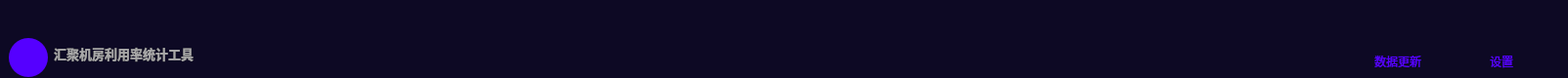
     <widget class="QFrame" name="topBar">
      <property name="minimumSize">
       <size>
        <width>0</width>
        <height>80</height>
       </size>
      </property>
      <property name="maximumSize">
       <size>
        <width>16777215</width>
        <height>80</height>
       </size>
      </property>
      <property name="styleSheet">
       <string notr="true">QFrame {
	background-color: rgb(13, 9, 36);
	border-radius: 5px 0px 0px 5px;
}</string>
      </property>
      <property name="frameShape">
       <enum>QFrame::NoFrame</enum>
      </property>
      <property name="frameShadow">
       <enum>QFrame::Raised</enum>
      </property>
      <layout class="QVBoxLayout" name="verticalLayout_5" stretch="0,0">
       <property name="spacing">
        <number>0</number>
       </property>
       <property name="leftMargin">
        <number>0</number>
       </property>
       <property name="topMargin">
        <number>0</number>
       </property>
       <property name="rightMargin">
        <number>0</number>
       </property>
       <property name="bottomMargin">
        <number>0</number>
       </property>
       <item>
        <widget class="QFrame" name="titleBar">
         <property name="maximumSize">
          <size>
           <width>16777215</width>
           <height>30</height>
          </size>
         </property>
         <property name="styleSheet">
          <string notr="true">background-color: rgb(13, 9, 36);</string>
         </property>
         <property name="frameShape">
          <enum>QFrame::NoFrame</enum>
         </property>
         <property name="frameShadow">
          <enum>QFrame::Raised</enum>
         </property>
         <layout class="QHBoxLayout" name="horizontalLayout_7">
          <property name="spacing">
           <number>0</number>
          </property>
          <property name="leftMargin">
           <number>0</number>
          </property>
          <property name="topMargin">
           <number>0</number>
          </property>
          <property name="rightMargin">
           <number>0</number>
          </property>
          <property name="bottomMargin">
           <number>0</number>
          </property>
          <item>
           <spacer name="horizontalSpacer_3">
            <property name="orientation">
             <enum>Qt::Horizontal</enum>
            </property>
            <property name="sizeHint" stdset="0">
             <size>
              <width>1504</width>
              <height>20</height>
             </size>
            </property>
           </spacer>
          </item>
          <item>
           <widget class="QFrame" name="actionButtonsBar">
            <property name="minimumSize">
             <size>
              <width>100</width>
              <height>0</height>
             </size>
            </property>
            <property name="maximumSize">
             <size>
              <width>100</width>
              <height>16777215</height>
             </size>
            </property>
            <property name="styleSheet">
             <string notr="true"/>
            </property>
            <property name="frameShape">
             <enum>QFrame::StyledPanel</enum>
            </property>
            <property name="frameShadow">
             <enum>QFrame::Raised</enum>
            </property>
            <layout class="QHBoxLayout" name="horizontalLayout_8">
             <property name="spacing">
              <number>0</number>
             </property>
             <property name="leftMargin">
              <number>0</number>
             </property>
             <property name="topMargin">
              <number>0</number>
             </property>
             <property name="rightMargin">
              <number>0</number>
             </property>
             <property name="bottomMargin">
              <number>0</number>
             </property>
             <item>
              <widget class="QPushButton" name="min_bt">
               <property name="minimumSize">
                <size>
                 <width>30</width>
                 <height>30</height>
                </size>
               </property>
               <property name="maximumSize">
                <size>
                 <width>30</width>
                 <height>30</height>
                </size>
               </property>
               <property name="styleSheet">
                <string notr="true">QPushButton {
	border: none;
	background-color: rgb(13, 9, 36);
	border-radius: 15;
}

QPushButton:hover {
	background-color: rgb(124, 124, 124);
}

QPushButton:pressed {
	background-color: rgb(0, 0, 0);
}</string>
               </property>
               <property name="text">
                <string/>
               </property>
               <property name="icon">
                <iconset resource="resources/resources.qrc">
                 <normaloff>:/icons/icons/minus.svg</normaloff>:/icons/icons/minus.svg</iconset>
               </property>
               <property name="iconSize">
                <size>
                 <width>17</width>
                 <height>17</height>
                </size>
               </property>
              </widget>
             </item>
             <item>
              <widget class="QPushButton" name="max_bt">
               <property name="minimumSize">
                <size>
                 <width>30</width>
                 <height>30</height>
                </size>
               </property>
               <property name="maximumSize">
                <size>
                 <width>30</width>
                 <height>30</height>
                </size>
               </property>
               <property name="styleSheet">
                <string notr="true">QPushButton {
	border: none;
	background-color: rgb(13, 9, 36);
	border-radius: 15;
}

QPushButton:hover {
	background-color: rgb(124, 124, 124);
}

QPushButton:pressed {
	background-color: rgb(0, 0, 0);
}</string>
               </property>
               <property name="text">
                <string/>
               </property>
               <property name="icon">
                <iconset resource="resources/resources.qrc">
                 <normaloff>:/icons/icons/maximize.svg</normaloff>:/icons/icons/maximize.svg</iconset>
               </property>
               <property name="iconSize">
                <size>
                 <width>17</width>
                 <height>17</height>
                </size>
               </property>
              </widget>
             </item>
             <item>
              <widget class="QPushButton" name="close_bt">
               <property name="minimumSize">
                <size>
                 <width>30</width>
                 <height>30</height>
                </size>
               </property>
               <property name="maximumSize">
                <size>
                 <width>30</width>
                 <height>30</height>
                </size>
               </property>
               <property name="styleSheet">
                <string notr="true">QPushButton {
	border: none;
	background-color: rgb(13, 9, 36);
	border-radius: 15;
}

QPushButton:hover {
	background-color: rgb(124, 124, 124);
}

QPushButton:pressed {
	background-color: rgb(255, 0, 0) ;
}</string>
               </property>
               <property name="text">
                <string/>
               </property>
               <property name="icon">
                <iconset resource="resources/resources.qrc">
                 <normaloff>:/icons/icons/close.svg</normaloff>:/icons/icons/close.svg</iconset>
               </property>
               <property name="iconSize">
                <size>
                 <width>17</width>
                 <height>17</height>
                </size>
               </property>
              </widget>
             </item>
            </layout>
           </widget>
          </item>
         </layout>
        </widget>
       </item>
       <item>
        <widget class="QFrame" name="actionBar">
         <property name="styleSheet">
          <string notr="true">QFrame {
	background-color: rgb(13, 9, 36);
}

QSpacer {
	background-color: rgb(13, 9, 36);
}</string>
         </property>
         <property name="frameShape">
          <enum>QFrame::NoFrame</enum>
         </property>
         <property name="frameShadow">
          <enum>QFrame::Raised</enum>
         </property>
         <layout class="QHBoxLayout" name="horizontalLayout_2" stretch="0,0,0,0">
          <item>
           <widget class="QFrame" name="frame_5">
            <property name="minimumSize">
             <size>
              <width>40</width>
              <height>40</height>
             </size>
            </property>
            <property name="maximumSize">
             <size>
              <width>40</width>
              <height>40</height>
             </size>
            </property>
            <property name="styleSheet">
             <string notr="true">background-color: rgb(85, 0, 255);
border-radius: 20;
image: url(:/icons/icons/building.svg);
padding: 3px;</string>
            </property>
            <property name="frameShape">
             <enum>QFrame::NoFrame</enum>
            </property>
            <property name="frameShadow">
             <enum>QFrame::Raised</enum>
            </property>
           </widget>
          </item>
          <item>
           <widget class="QLabel" name="label_4">
            <property name="font">
             <font>
              <pointsize>10</pointsize>
              <bold>true</bold>
             </font>
            </property>
            <property name="styleSheet">
             <string notr="true">color: rgb(168, 168, 168);</string>
            </property>
            <property name="text">
             <string>汇聚机房利用率统计工具</string>
            </property>
           </widget>
          </item>
          <item>
           <spacer name="horizontalSpacer">
            <property name="orientation">
             <enum>Qt::Horizontal</enum>
            </property>
            <property name="sizeHint" stdset="0">
             <size>
              <width>134</width>
              <height>20</height>
             </size>
            </property>
           </spacer>
          </item>
          <item>
           <widget class="QFrame" name="frame_7">
            <property name="sizePolicy">
             <sizepolicy hsizetype="Minimum" vsizetype="Minimum">
              <horstretch>0</horstretch>
              <verstretch>0</verstretch>
             </sizepolicy>
            </property>
            <property name="minimumSize">
             <size>
              <width>200</width>
              <height>40</height>
             </size>
            </property>
            <property name="maximumSize">
             <size>
              <width>250</width>
              <height>16777215</height>
             </size>
            </property>
            <property name="styleSheet">
             <string notr="true">background-color: rgb(13, 9, 36);</string>
            </property>
            <property name="frameShape">
             <enum>QFrame::NoFrame</enum>
            </property>
            <property name="frameShadow">
             <enum>QFrame::Raised</enum>
            </property>
            <layout class="QHBoxLayout" name="horizontalLayout">
             <item>
              <widget class="QPushButton" name="module_bt">
               <property name="sizePolicy">
                <sizepolicy hsizetype="Minimum" vsizetype="Minimum">
                 <horstretch>0</horstretch>
                 <verstretch>0</verstretch>
                </sizepolicy>
               </property>
               <property name="minimumSize">
                <size>
                 <width>100</width>
                 <height>30</height>
                </size>
               </property>
               <property name="maximumSize">
                <size>
                 <width>26</width>
                 <height>26</height>
                </size>
               </property>
               <property name="styleSheet">
                <string notr="true">QPushButton {
	border: none;
	background-color: rgb(13, 9, 36);
	border-radius: 13;
	color: rgb(85, 0, 255);
}

QPushButton:hover {
	background-color: rgb(85, 0, 255);
	color: rgb(7, 255, 119);
}

QPushButton:pressed {
	background-color: rgb(0, 0, 0);
}</string>
               </property>
               <property name="text">
                <string>数据更新</string>
               </property>
               <property name="icon">
                <iconset resource="resources/resources.qrc">
                 <normaloff>:/icons/icons/database.svg</normaloff>:/icons/icons/database.svg</iconset>
               </property>
               <property name="iconSize">
                <size>
                 <width>20</width>
                 <height>20</height>
                </size>
               </property>
              </widget>
             </item>
             <item>
              <widget class="QPushButton" name="setting_bt">
               <property name="sizePolicy">
                <sizepolicy hsizetype="Minimum" vsizetype="Minimum">
                 <horstretch>0</horstretch>
                 <verstretch>0</verstretch>
                </sizepolicy>
               </property>
               <property name="minimumSize">
                <size>
                 <width>100</width>
                 <height>30</height>
                </size>
               </property>
               <property name="maximumSize">
                <size>
                 <width>26</width>
                 <height>26</height>
                </size>
               </property>
               <property name="styleSheet">
                <string notr="true">QPushButton {
	border: none;
	background-color: rgb(13, 9, 36);
	border-radius: 13;
	color: rgb(85, 0, 255);
}

QPushButton:hover {
	background-color: rgb(85, 0, 255);
	color: rgb(7, 255, 119);
}

QPushButton:pressed {
	background-color: rgb(0, 0, 0);
}</string>
               </property>
               <property name="text">
                <string>设置</string>
               </property>
               <property name="icon">
                <iconset resource="resources/resources.qrc">
                 <normaloff>:/icons/icons/settings.svg</normaloff>:/icons/icons/settings.svg</iconset>
               </property>
               <property name="iconSize">
                <size>
                 <width>20</width>
                 <height>20</height>
                </size>
               </property>
              </widget>
             </item>
            </layout>
           </widget>
          </item>
         </layout>
        </widget>
       </item>
      </layout>
     </widget>
